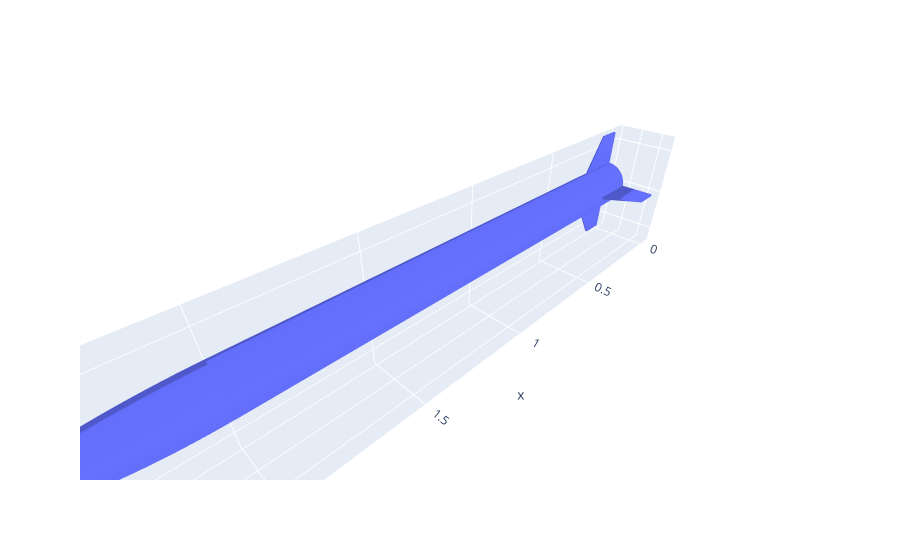

Write notebook code for a chart like this one.
### Code cell
%matplotlib widget

rocket = CustomRocket.fromDict(my_rocket)
rocket.show(method = 'go', opened=True, only_ext=False)

### Figure 1 — Plotly figure (JSON) as saved in the notebook; plotly's stock layout.template omitted (floating-point values rounded to 4 significant figures; data arrays with more than 128 entries replaced by an {"elided": "..."} marker saying what was removed)
{"data": [{"i": {"elided": "1194 int values"}, "j": {"elided": "1194 int values"}, "k": {"elided": "1194 int values"}, "showscale": true, "type": "mesh3d", "x": {"elided": "608 float values"}, "y": {"elided": "608 float values"}, "z": {"elided": "608 float values"}}], "layout": {"scene": {"aspectmode": "data"}}}
